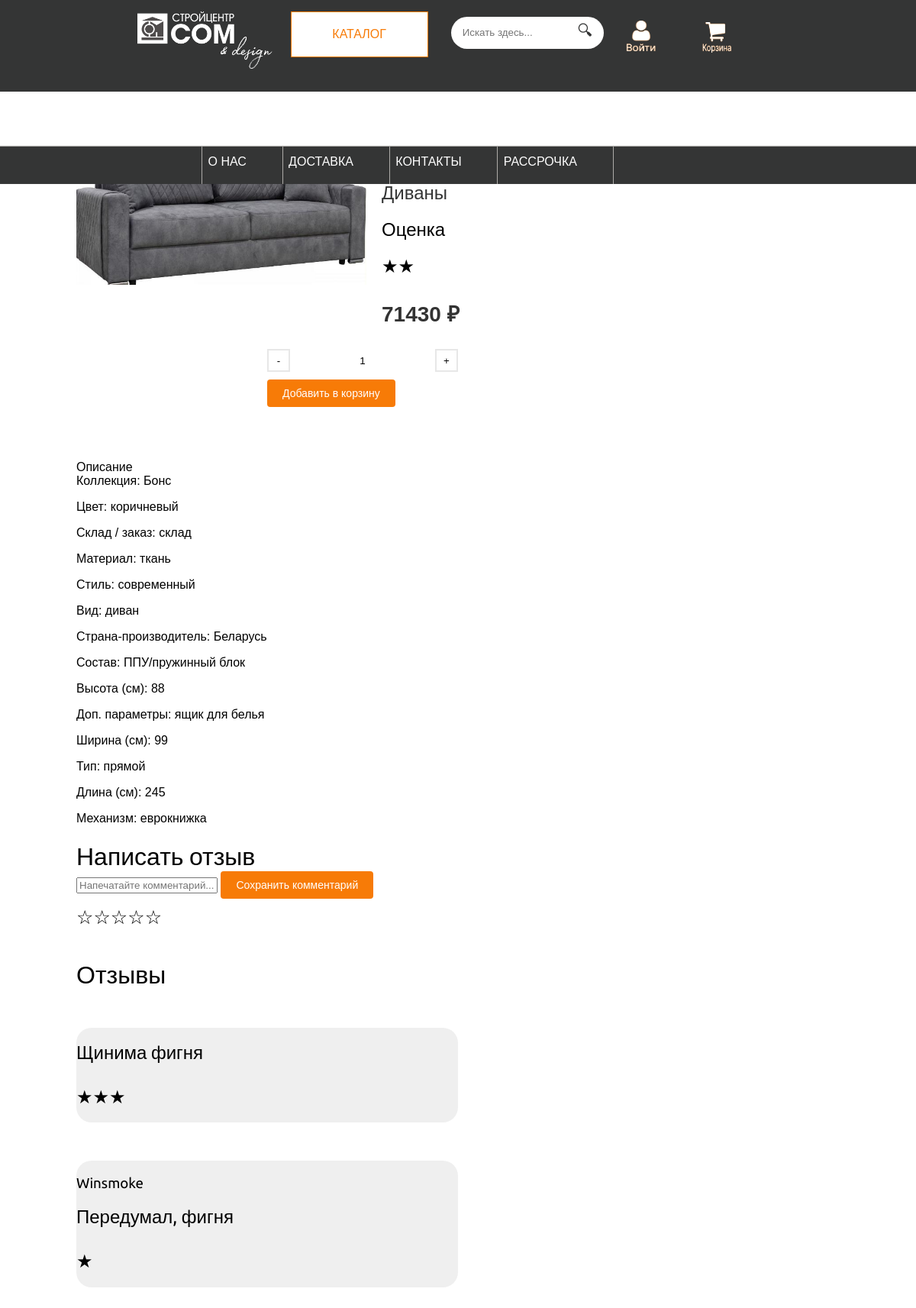
Before: /1/divan-bons-3m-1_19gr/ with the older database file.
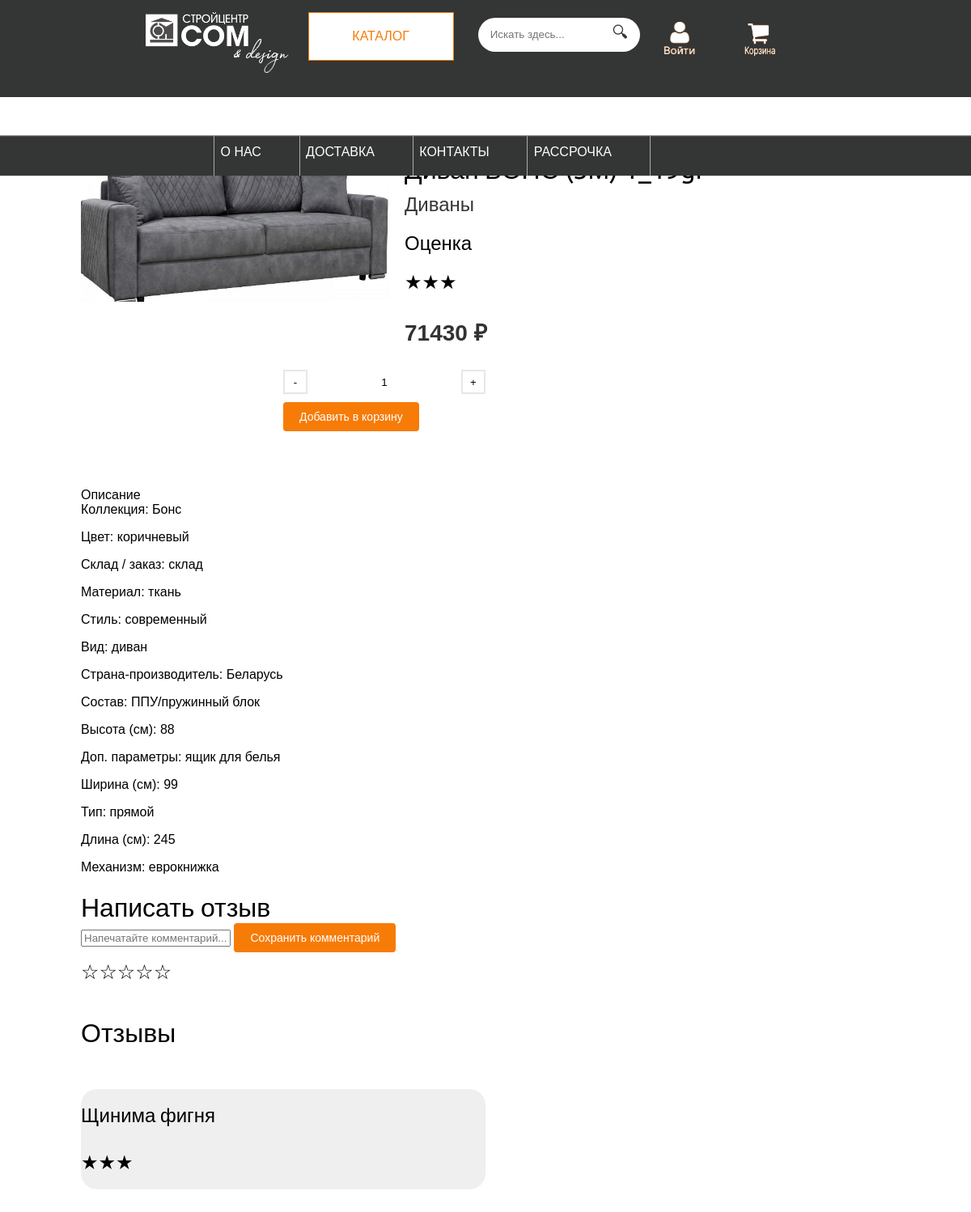
After: the same page with the newer database file.
### shop/models.py (models this page shows, shortened)
class Product(models.Model):
    category = models.ForeignKey('Category',
                                 related_name='products',
                                 on_delete=models.CASCADE)
    name = models.CharField(max_length=200)
    slug = models.CharField(max_length=200)
    image = models.ImageField(upload_to='products/%Y/%m/%d',
                              blank=True)
    description = models.TextField(blank=True)
    price = models.IntegerField()
    available = models.BooleanField(default=True)
    created = models.DateTimeField(auto_now_add=True)
    updated = models.DateTimeField(auto_now=True)
    class Meta:
        ordering = ['name']
        indexes = [
            models.Index(fields=['id', 'slug']),
            models.Index(fields=['name']),
            models.Index(fields=['-created']),
        ]

class Category(models.Model):
    name = models.CharField(max_length=200)
    slug = models.SlugField(max_length=200,
                            unique=True)
    class Meta:
        ordering = ['name']
        indexes = [
            models.Index(fields=['name']),
        ]
        verbose_name = 'category'
        verbose_name_plural = 'categories'
    def __str__(self):
        return self.name
    def get_absolute_url(self):
        return reverse('shop:product_list_by_category',
                       args=[self.slug])

### reviews/models.py (models this page shows, shortened)
class Review(models.Model):
    user = models.ForeignKey(CustomUser,
                             verbose_name='user',
                             on_delete=models.CASCADE)
    product = models.ForeignKey(Product,
                                verbose_name='product',
                                on_delete=models.CASCADE)
    text = models.TextField('Комментарий', max_length=5000)
    mark = models.IntegerField('Оценка')
    mark_stars = models.CharField('Оценочные звёзды', max_length=5)
    class Meta:
        verbose_name = 'Отзыв'
        verbose_name_plural = 'Отзывы'

### account/models.py (models this page shows)
class CustomUser(AbstractUser):
    username = models.CharField(max_length=250, blank=True, unique=True)
    middle_name = models.CharField(max_length=100, blank=True)
    passport = models.CharField(max_length=10, blank=True)
    born_date = models.DateField(blank=True, null=True)
    phone = models.CharField(max_length=20, blank=True)
    address = models.CharField(max_length=255, blank=True)

### shop/views.py (the view)
# urls.py: path('<int:id>/<slug:slug>/', views.product_detail,
def product_detail(request, id, slug):
    product = get_object_or_404(Product,
                                id=id,
                                slug=slug,
                                available=True)
    cart_product = AddProductForm()
    r = Recommender()
    recommended_products = r.suggest_products_for([product], 4)
    reviews = Review.objects.filter(product__id=id)
    if reviews.exists():
        marks = reviews.values('mark')
        mark = sum([i['mark'] for i in marks]) // marks.count() * '★'
    else:
        mark = 'Нет отзывов'
    return render(request,
                  'shop/product/detail.html',
                  {'product': product,
                   'cart_product': cart_product,
                   'recommended_products': recommended_products,
                   'reviews': reviews,
                   'mark': mark})

### cart/forms.py
class AddProductForm(forms.Form):
    quantity = forms.IntegerField()
    override = forms.BooleanField(required=False,
                                  initial=False,
                                  widget=forms.HiddenInput)

### cart/cart.py (called while the page is built)
    def __len__(self):
        return sum(item['quantity'] for item in self.cart.values())

### cart/context_processors.py (called while the page is built)
def cart(request):
    cart = CartClass(request)
    end = ''
    if len(cart) > 1:
        if len(cart) < 5:
            end = 'а'
        else:
            end = 'ов'
    return {'cart': CartClass(request), 'end': end}

### shop/recommender.py (called while the page is built, shortened)
    def get_product_key(self, id):
        return f'product:{id}:purchased_with'

    def suggest_products_for(self, products, max_results=6):
        products_ids = [p.id for p in products]
        if len(products) == 1:
            suggestions = r.zrange(self.get_product_key(products_ids[0]), 0, -1,
                                   desc=True)[:max_results]
        suggested_product_ids = [int(id) for id in suggestions]
        suggested_products = list(Product.objects.filter(id__in=suggested_product_ids))
        suggested_products.sort(key=lambda x: suggested_product_ids.index(x.id))
        return suggested_products

### shop/templates/shop/product/detail.html (shortened to what this page needs)
{% extends 'shop/base.html' %}
{% load static %}
{% block content %}
    <div class="product-detail">
        <img src="{% if product.image %}{{ product.image.url }}{% else %}{% static 'img/no_image.png' %}{% endif %}">
        <h1>{{ product.name }}</h1>
        <h2>
            <a href="{{ product.category.get_absolute_url }}">
                {{ product.category }}
            </a>
        </h2>
        <h2>Оценка</h2>
        <h2>{{ mark }}</h2>
        <p class="price">{{ product.price }} ₽</p>
        <form class="count-products-detail" action="{% url 'cart:cart_add' product.id %}" method="POST">
            <button type="button" data-action="minus" class="change-count">-</button>
            <input data-counter name="quantity" value="1" min="1" class="quantity-input">
            <button type="button" data-action="plus" class="change-count">+</button>
            <input type="submit" class="add_to_cart" value="Добавить в корзину">
        </form>
        <div style="margin-top:7%;">
            {{ product.description|linebreaks }}
        </div>
    <h1>Написать отзыв</h1>
    <form action="{% url 'reviews:reviews' product.id %}" method="POST">
        <input type="text" placeholder="Напечатайте комментарий..." name="text">
        <input type="submit" value="Сохранить комментарий">
    </form>
    <div style="display: flex;">
        <h2 id="s1" class="mark" data-action="star1">☆</h2>
        <h2 id="s2" class="mark" data-action="star2">☆</h2>
        <h2 id="s3" class="mark" data-action="star3">☆</h2>
        <h2 id="s4" class="mark" data-action="star4">☆</h2>
        <h2 id="s5" class="mark" data-action="star5">☆</h2>
    </div>
    <h1 style="margin-bottom: 50px;">Отзывы</h1>
    {% for review in reviews %}
        <div style="display: block; margin-bottom: 50px; width: 50%; border-radius:20px; background: #efefef;">
            <div style="display: flex; flex-direction: column;">
                <div>
                    <h3>{{review.user.last_name}}</h3>
                    <h2>{{review.text}}</h2>
                </div>
                <div>
                    <h2>{{ review.mark_stars }}</h2>
                </div>
            </div>
        </div>
    {% endfor %}
    </div>
{% endblock %}

### shop/templates/shop/base.html (shortened to what this page needs)
{% load static %}
<!DOCTYPE html>
<html lang="en">
    <head>
        <link href="{% static 'css/base.css' %}" rel="stylesheet">
    </head>
    <body>
        <div class="header">
            <div class="logo"><a href="/"><img class="logo_img" src='{% static "img/result.png" %}'></a></div>
            <div class="container">
                <div>
                    <a href="#">
                        <button class="btn">
                            <svg width="180px" height="60px" viewBox="0 0 0 0" class="border">
                                <polyline points="179,1 179,59 1,59 1,1 179,1" class="bg-line" />
                                <polyline points="179,1 179,59 1,59 1,1 179,1" class="hl-line" />
                            </svg>
                        <span>КАТАЛОГ</span>
                        </button>
                    </a>
                </div>
            </div>
            <div class="form_search">
                <form action="{% url 'shop:product_list' %}" method="get">
                  <input type="text" placeholder="Искать здесь..." name="search_field">
                  <button type="submit">🔍︎</button>
                </form>
            </div>
            <div>
                <ul class="ul-nav">
                    {% if request.user.is_authenticated %}
                        <li class="li-nav"><a href="#"><img class="account_icon_orange" src='{% static "img/account_icon_orange.png" %}'></a></li>
                        <li class="li-nav"><a href="{% url 'account:profile' user.id %}"><img class="account_icon_light" src='{% static "img/account_icon_light.png" %}'></a></li>
                    {% else %}
                        <li class="li-nav"><a href="{% url 'account:login' %}"><img class="account_icon_light" src='{% static "img/account_icon_light.png" %}'></a></li>
                    {% endif %}
                </ul>
            </div>
            <div>
                <ul class="ul-nav">
                    <li class="li-nav"><a href="{% url 'cart:cart_detail' %}"><img class="account_icon_light" style="margin-top: 14px;" src='{% static "img/basket_light.png" %}'></a></li>
                </ul>
            </div>
        </div>
        <div class="under-header">
            <div class="nav-div"><a class="link-nav" href="{% url 'shop:about' %}">О НАС</a></div>
            <div class="nav-div"><a class="link-nav" href="{% url 'shop:delivery' %}">ДОСТАВКА</a></div>
            <div class="nav-div"><a class="link-nav" href="{% url 'shop:contacts' %}">КОНТАКТЫ</a></div>
            <div class="nav-div"><a class="link-nav" href="{% url 'shop:installment' %}">РАССРОЧКА</a></div>
        </div>
        <div id="content">
            {% block content %}
            {% endblock %}
        </div>
    </body>
</html>

### shop/static/css/base.css (style rules this page uses)
body { margin:0; padding:0; font-family:helvetica, sans-serif; }
h1, h2, h3, h4, h5 , h6 { font-family: 'Ubuntu', sans-serif; font-weight:normal; }
a { text-decoration:none; color:#5993bb; }
a.button, input[type="submit"] { color:#fff; background:#F77B07; border-radius:4px; padding:10px 20px; font-size:14px; border:0; }
#content { padding:0 100px; overflow:hidden; }
.product-detail { text-align:justify; }
.product-detail .price { color:#333; font-size:28px; font-weight:bold; }
.product-detail img { width:40%; float:left; padding:0 20px 20px 0; }
.product-detail h1 { margin-bottom:0; }
.product-detail h2 { margin-top:10px; }
* { box-sizing: border-box; }
.header { background-color: #343535; height: 120px; width: 100%; padding-left: 15%; padding-right: 15%; padding-top: 15px; display: flex; position: sticky; z-index: 1; top: 0%; }
.container { justify-content: center; align-items: center; }
.btn { width: 180px; height: 60px; cursor: pointer; background: #F77B07; color: white; border: 1px solid #F77B07; outline: none; transition: 1s ease-in-out; font-size: 16px; margin-right: 30px; }
svg { position: absolute; left: 0; top: 0; fill: none; stroke: #fff; stroke-dasharray: 150 480; stroke-dashoffset: 150; transition: 1s ease-in-out; }
.ul-nav { list-style-type: none; margin: 0px; padding: 0px; }
.li-nav { margin-right: 100px; }
.li-nav:last-child { margin-right: 0px; }
.logo { width: 220px; }
.logo_img { height: 75px; }
.form_search { background: #343535; margin-top: 0.5%; margin-right: 4%; }
.form_search input { border-radius: 42px; background: #fff; outline: none; width: 200px; height: 42px; transition: .5s; border: none; padding-left: 15px; }
.form_search button { cursor: pointer; background: none; border: none; margin-top: 6px; margin-left: -40px; font-size: 20px; color: #343535; }
.account_icon_light { position: relative; margin-top: 12px; width: 40px; height: 40px; }
.under-header { background-color: #343535; padding-left: 22%; height: 50px; display: flex; border-top: 1px solid #ADABA8; position: sticky; top: 11%; z-index: 1; }
.nav-div { color: #fff; padding-left: 0.8%; border-right: 1px solid #ADABA8; padding-top: 1.2%; padding-right: 5%; text-align: left; }
.nav-div:first-child { border-left: 1px solid #ADABA8; }
.link-nav { text-decoration: none; color: #fff; }
a { text-decoration:none; color:#343535; }
.change-count { background: #fff; color: black; border: 2px solid #e7e7e7; width: 30px; height: 30px; }
.quantity-input { border: none; width: 20%; text-align: center; }
.count-products-detail { width: 25%; margin-left: 25%; }
.add_to_cart { background-color: #ff6600; color: #fff; border: none; padding: 10px 20px; cursor: pointer; margin-top: 10px; }
ul { list-style-type: none; }
.mark { font-size: 25px; outline: none; background: #fff; }

Changed rows visible on the page:
removed Review: user.last_name "Winsmoke", text "Передумал, фигня", mark_stars "★"
Other visible differences:
{{ mark }}: "★★" → "★★★"
